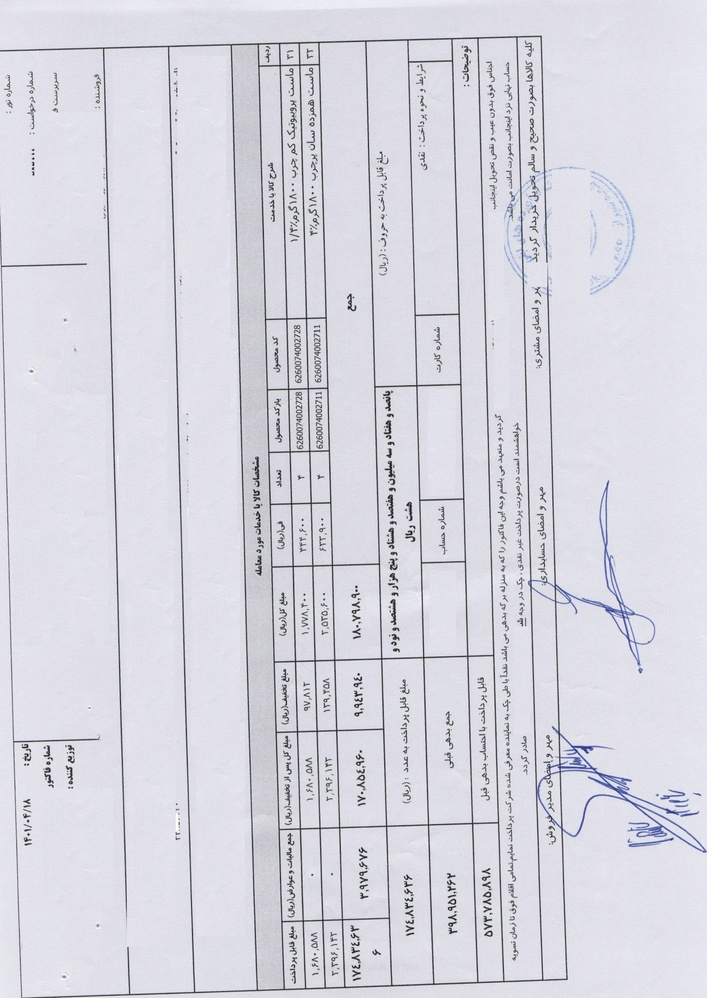
#> input picture logs/resluts_method_2/inputs/input_1.jpeg, 707 x 998 px, shrunk from 2353 x 3321 before the run
$ python -i IQRHLines.py   (imports and definitions only)
#> lines starting #> are read from the running program, lines starting #| are printed output that depends on the picture; after the words box and inside, x2 and y2 are one past the last pixel; in counts of white or black regions, pixels touching at a corner belong together
#> further down, picture is the input picture: shape (998, 707, 3); mean B, G, R 223.6, 214.6, 215
import cv2
import numpy as np
import time
import math

class IQRHLines:
    def __init__(self):
        pass

    def affine_image(self, image, degree):
        """Rotate the image based on the specified degree."""
        height, width = image.shape[:2]
        heightNew = int(width * abs(math.sin(math.radians(degree))) + height * abs(math.cos(math.radians(degree))))
        widthNew = int(height * abs(math.sin(math.radians(degree))) + width * abs(math.cos(math.radians(degree))))

        M = cv2.getRotationMatrix2D((width / 2, height / 2), degree, 1)
        M[0, 2] += (widthNew - width) / 2
        M[1, 2] += (heightNew - height) / 2
        res = cv2.warpAffine(image, M, (widthNew, heightNew), flags=cv2.INTER_CUBIC, borderMode=cv2.BORDER_REPLICATE)

        return res

    def skew(self, image):
        """Detect horizontal lines and correct skew of the image."""
        start_time = time.time()  # Start timer

        # Convert to grayscale
        gray_image = cv2.cvtColor(image, cv2.COLOR_BGR2GRAY)

        # Apply Gaussian blur
        blur = cv2.GaussianBlur(gray_image, (5, 5), 0)
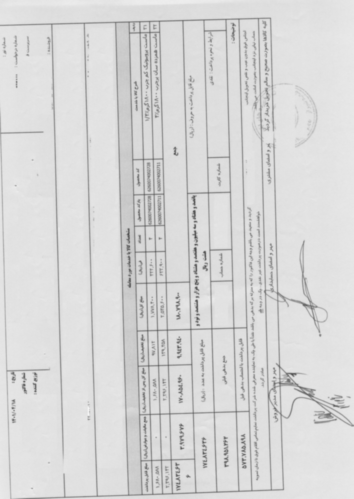
#> blur: shape (998, 707) (shown at 1/2 size); min 69, max 246, mean 215.7

        height, width = gray_image.shape[:2]

        # Threshold the image
        _, threshed = cv2.threshold(blur, 0, 255, cv2.THRESH_BINARY_INV + cv2.THRESH_OTSU)
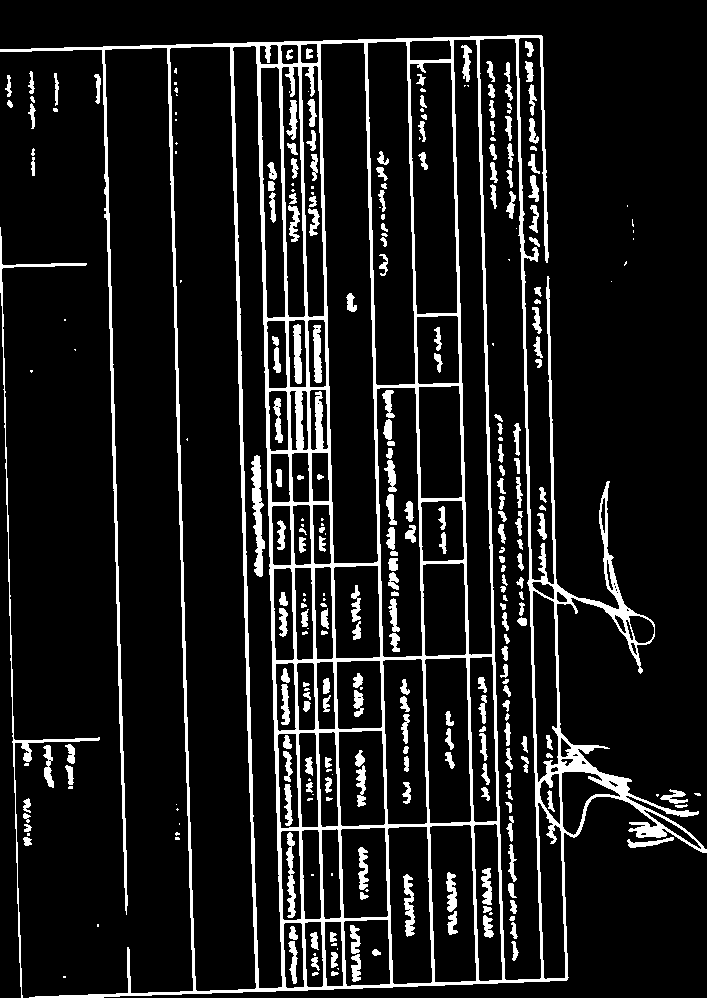
#> threshed: shape (998, 707); 11.3% white; 304 white regions (76 under 20 px), largest, box (x1, y1, x2, y2) and area: (0, 35, 707, 998) 54521, (0, 227, 100, 998) 1935, (251, 455, 265, 577) 910

        # Dilate the image to make lines more prominent
        dilate = cv2.dilate(threshed, (35, 35), iterations=3)
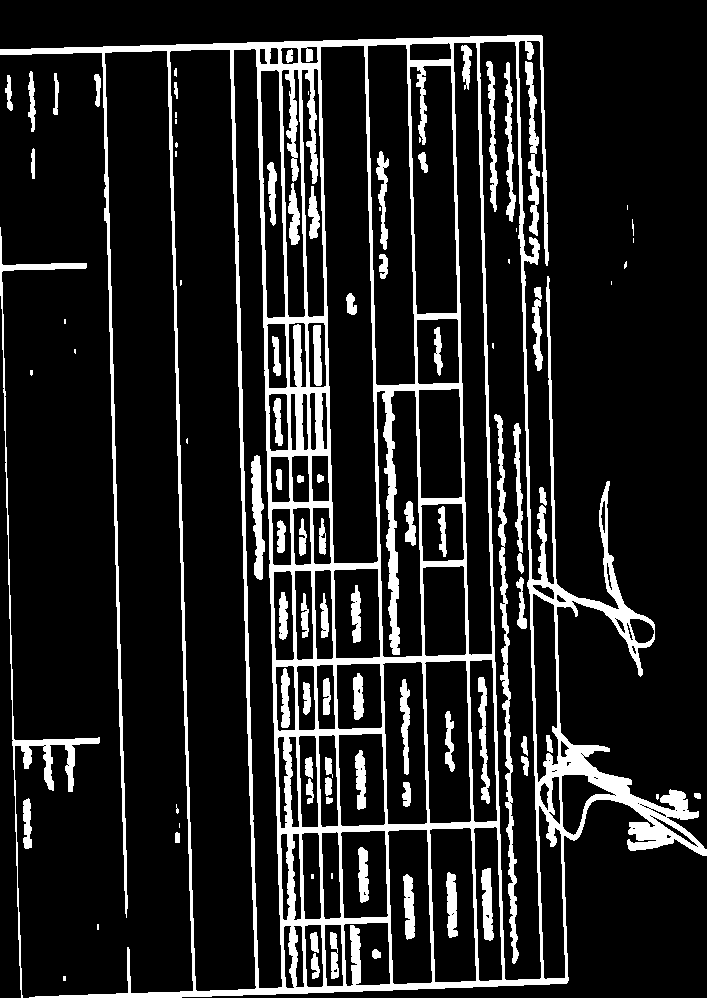
#> dilate: shape (998, 707); 14% white; 99 white regions (26 under 20 px), largest, box (x1, y1, x2, y2) and area: (0, 35, 707, 998) 72099, (0, 227, 100, 998) 3231, (494, 414, 519, 964) 2760

        # Detect lines using Hough Transform
        lines = cv2.HoughLinesP(dilate, 1, np.pi / 180, 200, None, 150, 10)
#> lines = 123 rows, first 6: [0, 54, 541, 35], [293, 244, 293, 63], [332, 622, 344, 991], [21, 997, 568, 978], [292, 244, 292, 41], [267, 467, 285, 993]

        rotation_angle = None
        if lines is not None:
            lines_array = np.squeeze(np.array(lines))
#> lines_array has the same summary as lines
            diff_x = lines_array[:, 2] - lines_array[:, 0]
#> diff_x = 123 values, max 547 at index 3, min 0 at index 1, mean 56.2
            diff_y = lines_array[:, 3] - lines_array[:, 1]
#> diff_y = 123 values, max 526 at index 5, min -203 at index 4, mean 255.2

            slopes = diff_y / (diff_x + 1e-10)
#> slopes = 123 values, max 78.5 at index 93, min -2.03e+12 at index 4, mean -3.12e+10
            angles = np.degrees(np.arctan(slopes))
#> angles = 123 values, max 89.27 at index 93, min -90 at index 4, mean 73.32

            # Filter horizontal lines
            horizontal_mask = np.abs(angles) < 30
            horizontal_lines = lines_array[horizontal_mask]
#> horizontal_lines = 15 rows, first 6: [0, 54, 541, 35], [21, 997, 568, 978], [43, 53, 542, 36], [91, 997, 567, 981], [64, 997, 567, 980], [131, 51, 542, 37]
            filtered_angles = angles[horizontal_mask]
#> filtered_angles = [-2.01, -1.99, -1.95, -1.93, -1.94, -1.95, -2, -2, -1.71, -1.85, -1.97, -1.95, -2.22, -2.11, -1.86]

            # Remove outliers based on IQR
            Q1, Q3 = np.percentile(filtered_angles, [25, 75])
#> Q1 = -2; Q3 = -1.93
            IQR = Q3 - Q1
#> IQR = 0.0689
            lower_bound = Q1 - 1.5 * IQR
#> lower_bound = -2.1
            upper_bound = Q3 + 1.5 * IQR
#> upper_bound = -1.83

            non_outliers_mask = (filtered_angles >= lower_bound) & (filtered_angles <= upper_bound)
#> non_outliers_mask = [True, True, True, True, True, True, True, True, False, True, True, True, False, False, True]
            filtered_angles = filtered_angles[non_outliers_mask]
#> filtered_angles = [-2.01, -1.99, -1.95, -1.93, -1.94, -1.95, -2, -2, -1.85, -1.97, -1.95, -1.86]
            final_horizontal_lines = horizontal_lines[non_outliers_mask]
#> final_horizontal_lines = [[0, 54, 541, 35], [21, 997, 568, 978], [43, 53, 542, 36], [91, 997, 567, 981], [64, 997, 567, 980], [131, 51, 542, 37], [0, 53, 458, 37], [137, 997, 567, 982], [0, 51, 309, 41], [222, 49, 542, 38], [278, 832, 513, 824], [283, 829, 498, 822]]

            if len(filtered_angles) != 0:
                degree = sum(filtered_angles) / len(filtered_angles)
#> degree = -1.95

        # Return corrected image and degree
        if degree is None:
            return None, None, None

        return self.affine_image(image, degree), degree, time.time() - start_time
#> in affine_image, `heightNew = int(width * abs(math.sin(math.radians(degree))) + height *..`: heightNew = 1021
#> in affine_image, `widthNew = int(height * abs(math.sin(math.radians(degree))) + width * ..`: widthNew = 740
#> in affine_image, `M = cv2.getRotationMatrix2D((width / 2, height / 2), degree, 1)`: M = [[0.999, -0.034, 17.18], [0.034, 0.999, -11.74]]
#> in affine_image, `res = cv2.warpAffine(image, M, (widthNew, heightNew), flags=cv2.INTER_..`:
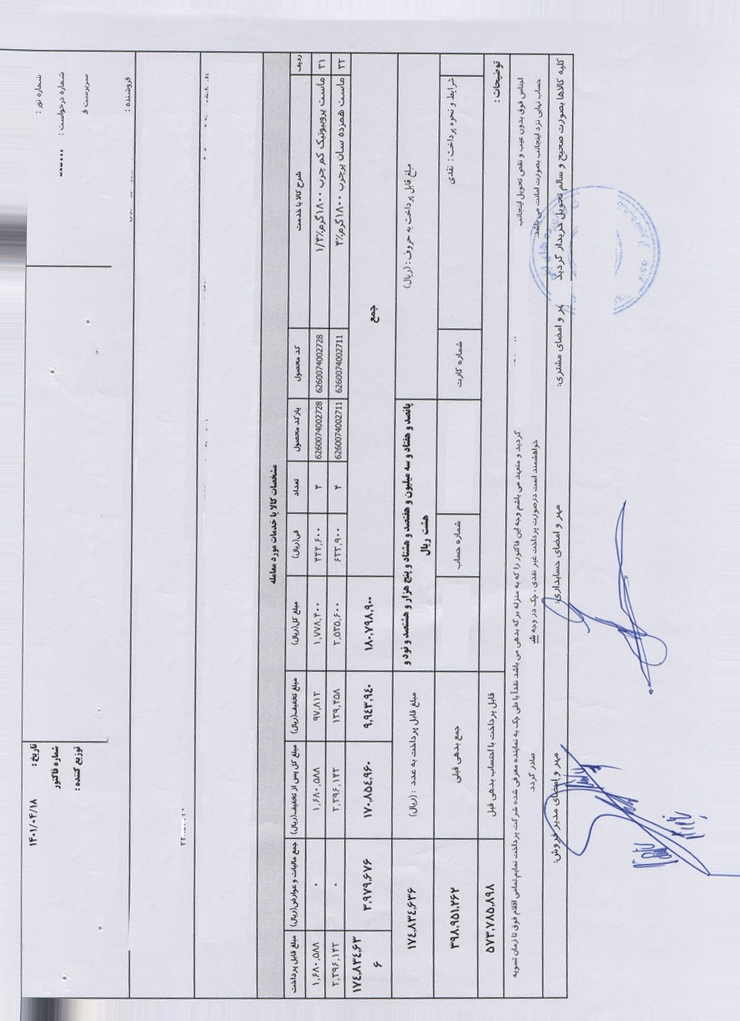
#> res: shape (1021, 740, 3); mean B, G, R 224.1, 215, 215.4

>>> import cv2
>>> picture = cv2.imread('../../logs/resluts_method_2/inputs/input_1.jpeg')
>>> result = IQRHLines().skew(picture)

$ run again, on logs/resluts_method_2/inputs/input_2.jpeg
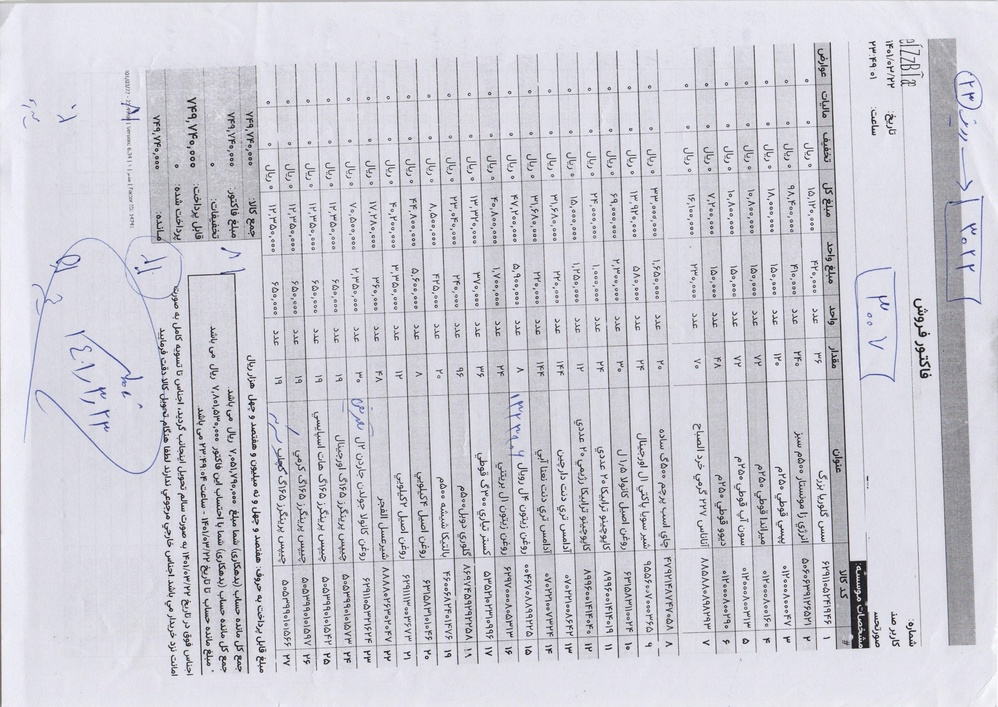
#> input picture logs/resluts_method_2/inputs/input_2.jpeg, 998 x 707 px, shrunk from 3482 x 2467 before the run
#> picture is the input picture: shape (707, 998, 3); mean B, G, R 214.3, 205.6, 206.2
#> in skew, `_, threshed = cv2.threshold(blur, 0, 255, cv2.THRESH_BINARY_INV + cv2...`:
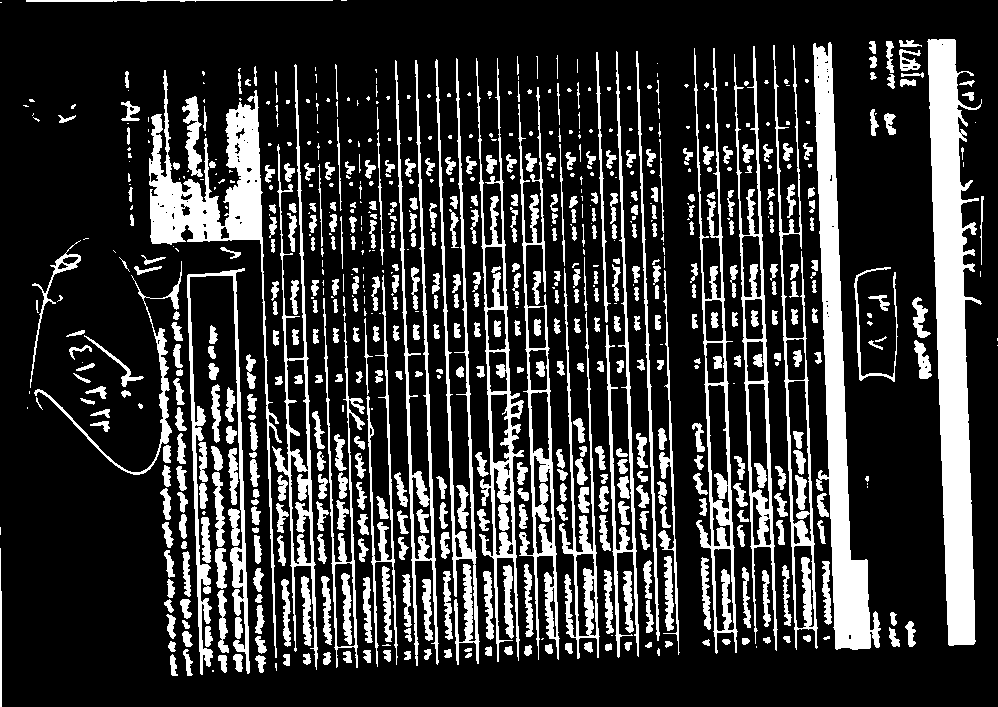
#> threshed: shape (707, 998); 21.6% white; 734 white regions (256 under 20 px), largest, box (x1, y1, x2, y2) and area: (927, 39, 982, 646) 17862, (813, 42, 881, 650) 13111, (149, 70, 282, 658) 9987
#> dilate: shape (707, 998); 26.4% white; 373 white regions (43 under 20 px), largest, box (x1, y1, x2, y2) and area: (927, 39, 982, 649) 18506, (813, 42, 881, 653) 13804, (149, 70, 282, 661) 12478
#> lines = 219 rows, first 6: [928, 39, 960, 647], [930, 40, 972, 647], [943, 39, 975, 644], [436, 59, 457, 667], [814, 43, 835, 651], [714, 48, 735, 655]
#> lines_array has the same summary as lines
#> diff_x = 219 values, max 426 at index 136, min 0 at index 178, mean 27.64
#> diff_y = 219 values, max 609 at index 42, min -171 at index 172, mean 330.1
#> slopes = 219 values, max 61 at index 81, min -1.63e+12 at index 178, mean -7.44e+09
#> angles = 219 values, max 89.06 at index 81, min -90 at index 178, mean 80.69
#> horizontal_lines = 13 rows, first 6: [26, 0, 346, 0], [229, 170, 655, 155], [26, 3, 346, 3], [683, 154, 834, 146], [26, 2, 346, 2], [685, 157, 835, 151]
#> filtered_angles = [0, -2.02, 0, -3.03, 0, -2.29, 0, -1.9, -1.91, -2.83, -2.18, -2.97, -2.85]
#> Q1 = -2.83; Q3 = 0
#> IQR = 2.83
#> lower_bound = -7.07
#> upper_bound = 4.24
#> non_outliers_mask = [True, True, True, True, True, True, True, True, True, True, True, True, True]
#> final_horizontal_lines has the same summary as horizontal_lines
#> degree = -1.69
#> heightNew = 736
#> widthNew = 1018
#> M = [[1, -0.0295, 10.64], [0.0295, 1, -14.56]]
#> in affine_image, `res = cv2.warpAffine(image, M, (widthNew, heightNew), flags=cv2.INTER_..`:
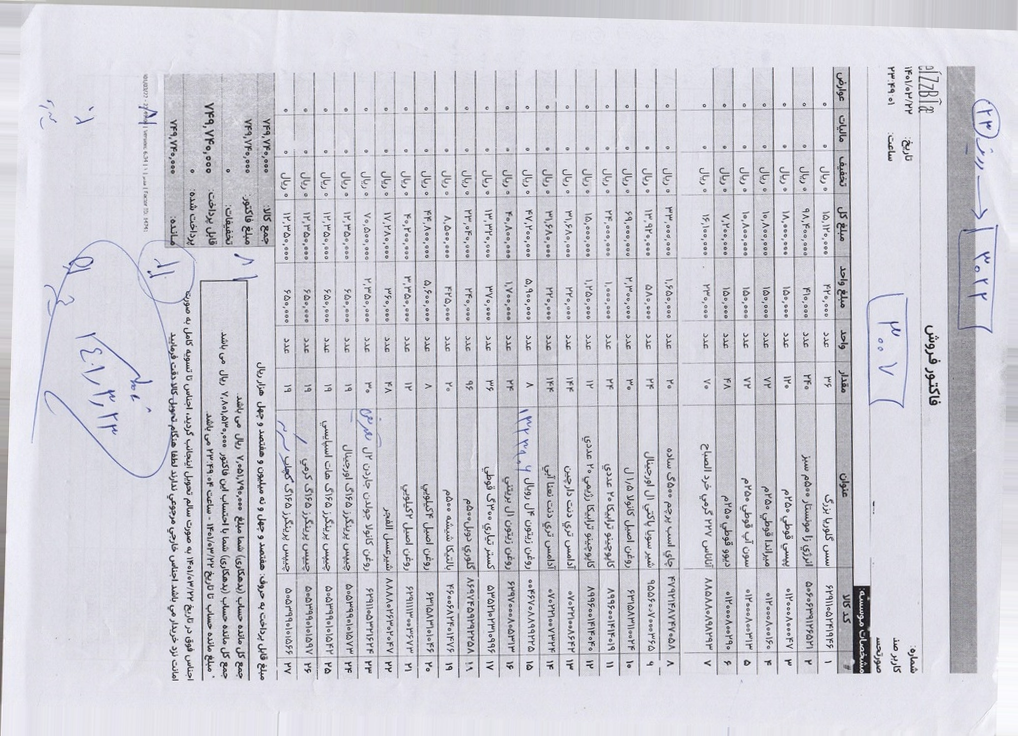
#> res: shape (736, 1018, 3); mean B, G, R 214.7, 206.2, 206.7
